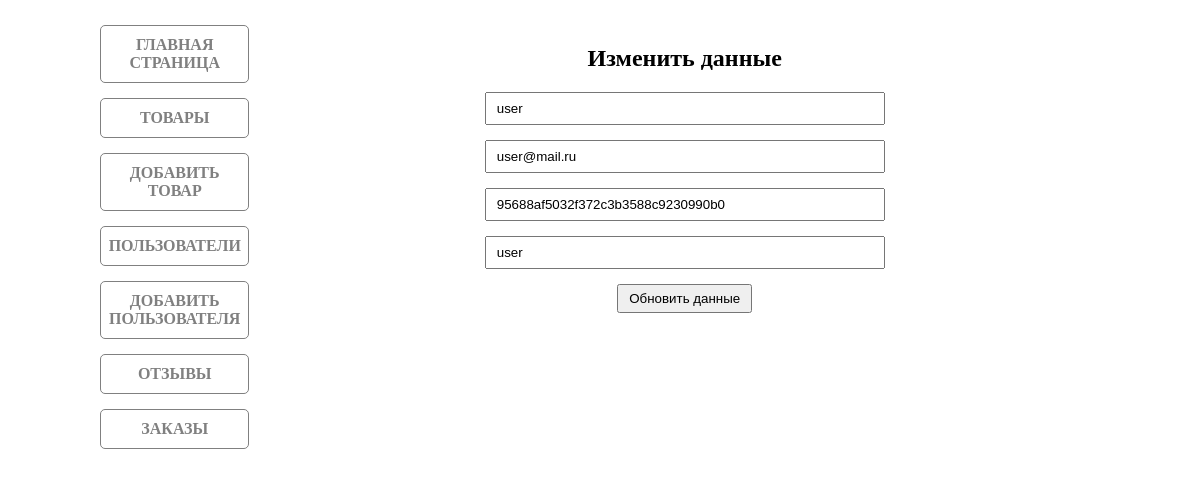
Page /?page=editUser&id=5 (signed in) on the committed database.
### tables this page shows
CREATE TABLE `users` (
  `id` int(11) NOT NULL,
  `nickname` varchar(16) NOT NULL,
  `email` varchar(50) NOT NULL,
  `password` varchar(32) NOT NULL,
  `role` varchar(20) NOT NULL DEFAULT 'user',
  `registered` timestamp NOT NULL
);

### config/services.php (called while the page is built, shortened)
<?php
function connect()
{
    static $link;
    if (empty($link)) {
        $link = mysqli_connect('localhost', 'root', '', 'geekbrains');
    }
    return $link;
}

### engine/main.php (called while the page is built, shortened)
<?php
include('../config/services.php');
$action = ! empty($_GET['action']) ? $_GET['action'] : 'defaultAction';
$action();

### public/index.php (called while the page is built)
<?php include_once ('../engine/main.php');

### engine/editUser.php (the view, shortened to what this page needs)
<?php
function buildPage()
{
    $template = file_get_contents('../templates/editUser.html');
    $id = (int)$_GET['id'];
    $sql = "SELECT nickname, email, password, role
            FROM users
            WHERE id = " . $id;
    $res = mysqli_query(connect(), $sql);
    $row = mysqli_fetch_assoc($res);
    $content = <<<php
        <form method="post" action="?page=editUser&action=toUpdate&id={$id}" class="">
            <input name="nickname" type="text" value = "{$row['nickname']}">
            <input name="email" type="text" value = "{$row['email']}">
            <input name="password" type="text" value = "{$row['password']}">
            <input name="role" type="text" value = "{$row['role']}">
            <input type="submit" value="Обновить данные" >
        </form>
php;
    include('adminMenu.php');
    $abbreviations = ['{MENU}', '{CONTENT}'];
    $replacements = [$menu, $content];
    $template = str_replace($abbreviations, $replacements, $template);
    return $template;
}
function defaultAction()
{
    echo buildPage();
}

### public/css/style.css (style rules this page uses)
html, body { height: 100%; }
h2, h3 { text-align: center; }
input[type='text'], input[type='email'], input[type='password'] { box-sizing: border-box; padding: 7px 10px; width: 100%; margin-bottom: 15px; }
input[type='submit'] { padding: 5px 10px; cursor: pointer; margin-bottom: 15px; }
.wrapper-small { width: 400px; margin: 0 auto; }
.wrapper-personal { width: 1000px; margin: 0 auto; }
.personal { padding: 17px 0 20px 0; display: flex; }
.personal-content { box-sizing: border-box; width: 100%; text-align: center; }

### rows in the picture
users: nickname "user", email "user@mail.ru", password "95688af5032f372c3b3588c9230990b0", role "user"

### other values in the picture
buildPage() "Изменить данные"
